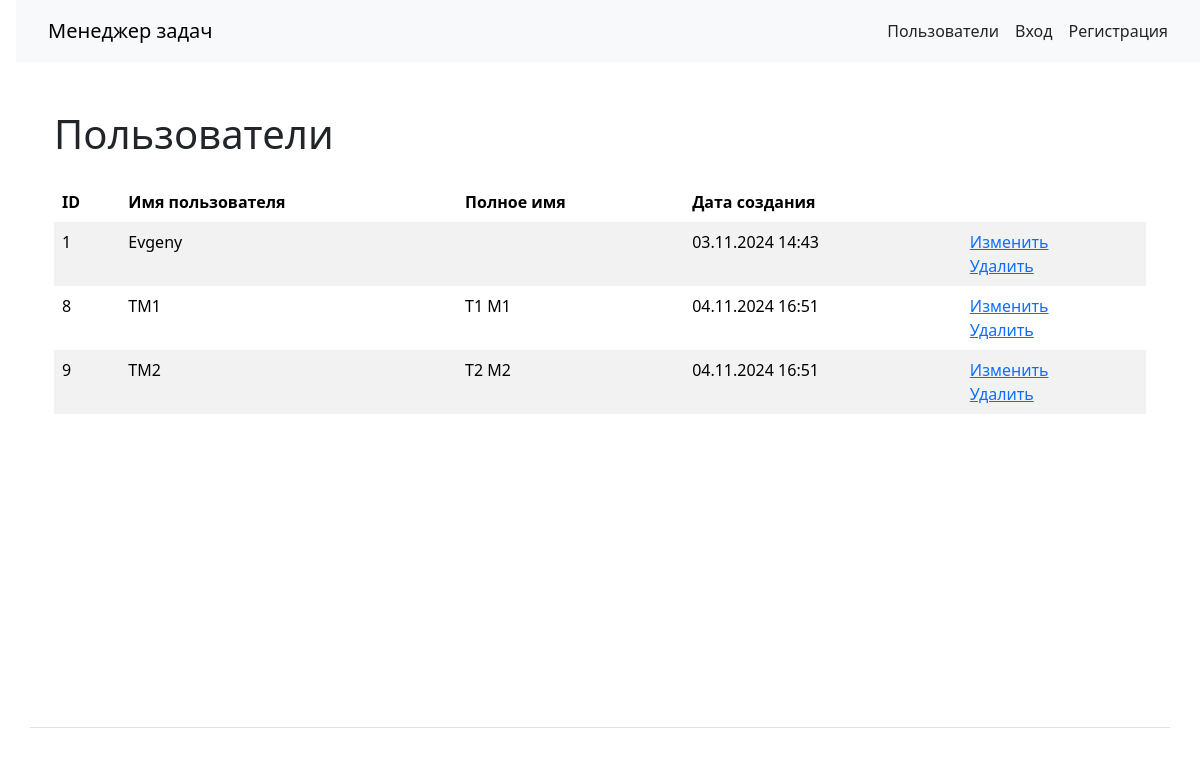
/users/, run on the app's committed database.
### task_manager/users/models.py (models this page shows, shortened)
class User(AbstractUser):
    created_at = models.DateTimeField(auto_now_add=True)

### task_manager/users/views.py (the view)
# urls.py: path('', UsersListView.as_view(), name='users'),
class UsersListView(ListView):
    model = User
    template_name = 'users/users.html'
    context_object_name = 'users'

### task_manager/templates/users/users.html
{% extends 'base.html' %}
{% block content %}
<div class="container wrapper flex-grow-1">
  <h1 class="my-4">Пользователи</h1>
  <table class="table table-striped table-borderless my-4">
    <thead class="thead-dark bg-warning" style="--bs-bg-opacity: .5;">
    <tr>
      <th>ID</th>
      <th>Имя пользователя</th>
      <th>Полное имя</th>
      <th>Дата создания</th>
      <th></th>
      </tr>
    </thead>
    <tbody>
      {% if users %}
        {% for user in users %}
          <tr>
            <td>{{ user.id }}</td>
            <td>{{ user.username }}</td>
            <td>{{ user.first_name }} {{ user.last_name }}</td>
            <td>{{ user.created_at|date:"d.m.Y H:i" }}</td>
            <td>
              <a href="{% url 'user_update' user.id %}">Изменить</a>
              <br>
              <a href="{% url 'user_delete' user.id %}">Удалить</a>
            </td>
          </tr>
        {% endfor %}
      {% else %}
        <tr>
          <td colspan="4">
            Зарегистрированных пользователей нет
          </td>
        </tr>
      {% endif %}
    </tbody>
  </table>
</div>
{% endblock %}

### data on the page
User: id "1", username "Evgeny", created_at "03.11.2024 14:43"
User: id "8", username "TM1", first_name "T1", last_name "M1", created_at "04.11.2024 16:51"
User: id "9", username "TM2", first_name "T2", last_name "M2", created_at "04.11.2024 16:51"
